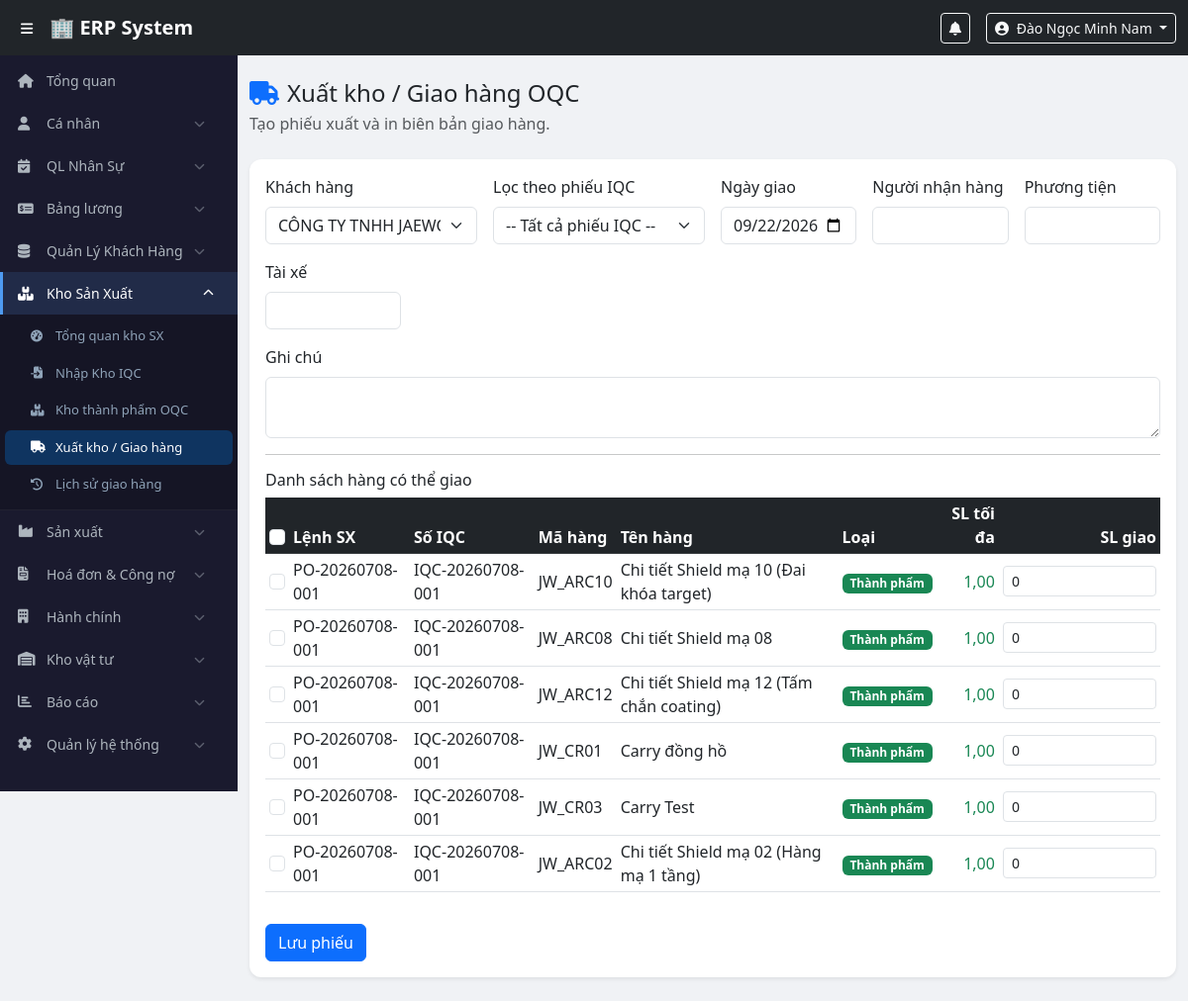
The app's page /modules/warehouse/oqc_delivery.php?customer_id=8 (signed in) with its own data.
### tables this page shows
CREATE TABLE `production_items` (
  `id` int(11) NOT NULL,
  `order_id` int(11) NOT NULL,
  `iqc_item_id` int(11) NOT NULL,
  `qty_total` decimal(12,2) NOT NULL,
  `qty_done` decimal(12,2) NOT NULL DEFAULT 0.00,
  `qty_error` decimal(12,2) NOT NULL DEFAULT 0.00,
  `stage` varchar(100) DEFAULT NULL,
  `status` enum('in_progress','done','error') NOT NULL DEFAULT 'in_progress',
  `note` text DEFAULT NULL,
  `updated_by` int(11) DEFAULT NULL,
  `updated_at` timestamp NOT NULL DEFAULT current_timestamp() ON UPDATE current_timestamp()
);

CREATE TABLE `production_orders` (
  `id` int(11) NOT NULL,
  `order_no` varchar(30) NOT NULL,
  `iqc_receipt_id` int(11) NOT NULL,
  `status` enum('pending','in_progress','done') NOT NULL DEFAULT 'pending',
  `expected_delivery_date` date DEFAULT NULL COMMENT 'Ngày giao hàng dự kiến',
  `qty_target` decimal(12,2) DEFAULT 0.00 COMMENT 'Sản lượng kế hoạch',
  `note` text DEFAULT NULL,
  `created_by` int(11) NOT NULL,
  `created_at` timestamp NOT NULL DEFAULT current_timestamp()
);

CREATE TABLE `iqc_receipts` (
  `id` int(11) NOT NULL,
  `receipt_no` varchar(30) NOT NULL,
  `customer_id` int(11) NOT NULL,
  `received_date` date NOT NULL,
  `received_by` int(11) NOT NULL,
  `note` text DEFAULT NULL,
  `status` enum('open','in_production','done') NOT NULL DEFAULT 'open',
  `created_by` int(11) NOT NULL,
  `created_at` timestamp NOT NULL DEFAULT current_timestamp()
);

### config/functions.php (called while the page is built, shortened)
<?php
function fetchAllSafe(PDO $pdo, string $sql, array $params = []): array {
    try {
        $stmt = $pdo->prepare($sql);
        $stmt->execute($params);
        return $stmt->fetchAll(PDO::FETCH_ASSOC) ?: [];
    } catch (Throwable $e) {
        return [];
    }
}
function e($value): string {
    return htmlspecialchars((string) ($value ?? ''), ENT_QUOTES | ENT_SUBSTITUTE, 'UTF-8');
}
?>

### modules/warehouse/oqc_delivery.php (the view, shortened to what this page needs)
<?php
require_once $_SERVER['DOCUMENT_ROOT'] . '/erp/config/database.php';
require_once $_SERVER['DOCUMENT_ROOT'] . '/erp/config/functions.php';
$pdo = getDBConnection();
$customerId = (int)($_GET['customer_id'] ?? 0);
$customers = fetchAllSafe($pdo, 'SELECT id, customer_name FROM customers WHERE is_active = 1 ORDER BY customer_name');
$items = [];
if ($customerId > 0) {
    $itemsWhere = "ir.customer_id = ? AND (pi.qty_done > 0 OR pi.qty_error > 0)";
    $itemsParams = [$customerId];
    $items = fetchAllSafe($pdo, "SELECT pi.id, po.order_no, ir.receipt_no AS iqc_receipt_no, pc.product_code, pc.description,
                               pi.qty_done, pi.qty_error,
                               COALESCE(SUM(CASE WHEN di.type = 'done' THEN di.qty_deliver ELSE 0 END), 0) AS delivered_done,
                               COALESCE(SUM(CASE WHEN di.type = 'error' THEN di.qty_deliver ELSE 0 END), 0) AS delivered_error
                               FROM production_items pi
                               JOIN production_orders po ON po.id = pi.order_id
                               JOIN iqc_receipt_items iri ON iri.id = pi.iqc_item_id
                               JOIN iqc_receipts ir ON ir.id = po.iqc_receipt_id
                               JOIN product_codes pc ON pc.id = iri.product_code_id
                               LEFT JOIN oqc_delivery_items di ON di.production_item_id = pi.id
                               WHERE $itemsWhere
                               GROUP BY pi.id
                               ORDER BY pi.id DESC", $itemsParams);
}
include $_SERVER['DOCUMENT_ROOT'] . '/erp/includes/header.php';
include $_SERVER['DOCUMENT_ROOT'] . '/erp/includes/sidebar.php';
?>
<div class="main-content"><div class="container-fluid py-4">
    <div class="d-flex justify-content-between align-items-center mb-4"><div><h4 class="mb-1"><i class="fas fa-truck me-2 text-primary"></i>Xuất kho / Giao hàng OQC</h4><p class="text-muted mb-0">Tạo phiếu xuất và in biên bản giao hàng.</p></div></div>
    <div class="card border-0 shadow-sm"><div class="card-body">
        <form id="formDelivery">
            <div class="row g-3">
                <div class="col-md-3"><label class="form-label">Khách hàng</label><select name="customer_id" id="customerId" class="form-select" required><option value="">-- Chọn --</option><?php foreach($customers as $c): ?><option value="<?= (int)$c['id'] ?>" <?= $customerId===(int)$c['id']?'selected':'' ?>><?= e($c['customer_name']) ?></option><?php endforeach; ?></select></div>
                <div class="col-md-3">
                    <label class="form-label">Lọc theo phiếu IQC</label>
                    <select name="iqc_receipt_id" id="iqcReceiptId" class="form-select" <?= $customerId === 0 ? 'disabled' : '' ?>>
                        <option value="0">-- Tất cả phiếu IQC --</option>
                    </select>
                </div>
                <div class="col-md-2"><label class="form-label">Ngày giao</label><input type="date" class="form-control" name="delivery_date" value="<?= e(date('Y-m-d')) ?>" required></div>
                <div class="col-md-2"><label class="form-label">Người nhận hàng</label><input type="text" class="form-control" name="sender_name"></div>
                <div class="col-md-2"><label class="form-label">Phương tiện</label><input type="text" class="form-control" name="vehicle_plate"></div>
                <div class="col-md-2"><label class="form-label">Tài xế</label><input type="text" class="form-control" name="driver_name"></div>
                <div class="col-12"><label class="form-label">Ghi chú</label><textarea class="form-control" rows="2" name="note"></textarea></div>
            </div>
            <hr>
            <h6>Danh sách hàng có thể giao</h6>
            <div class="table-responsive">
                <table class="table table-sm align-middle">
                    <thead class="table-dark"><tr><th><input type="checkbox" id="checkAll" class="form-check-input" title="Tích tất cả"></th><th>Lệnh SX</th><th>Số IQC</th><th>Mã hàng</th><th>Tên hàng</th><th>Loại</th><th class="text-end">SL tối đa</th><th class="text-end">SL giao</th></tr></thead>
                    <tbody>
                    <?php
                    $rowIdx = 0;
                    foreach($items as $it):
                        $availableDone = max((float)$it['qty_done'] - (float)$it['delivered_done'], 0);
                    ?>
                    <?php if ($availableDone > 0): ?>
                    <tr>
                        <td><input class="form-check-input pick-row" type="checkbox"></td>
                        <td><?= e($it['order_no']) ?></td>
                        <td><?= e($it['iqc_receipt_no']) ?></td>
                        <td><?= e($it['product_code']) ?></td>
                        <td><?= e($it['description']) ?></td>
                        <td><span class="badge bg-success">Thành phẩm</span></td>
                        <td class="text-end text-success"><?= e(number_format($availableDone,2,',','.')) ?></td>
                        <td class="text-end">
                            <input type="number" step="0.01" min="0" class="form-control form-control-sm row-qty" data-max="<?= e((string)$availableDone) ?>" name="items[<?= $rowIdx ?>][qty_deliver]" value="0">
                        </td>
                    </tr>
                    <?php $rowIdx++; endif; ?>
                    <?php endforeach; ?>
                    </tbody>
                </table>
            </div>
            <div class="d-flex gap-2 mt-3"><button class="btn btn-primary" type="submit">Lưu phiếu</button><a id="printLink" class="btn btn-outline-secondary d-none" target="_blank">In biên bản giao hàng</a></div>
        </form>
    </div></div>
</div></div>
<?php include $_SERVER['DOCUMENT_ROOT'] . '/erp/includes/footer.php'; ?>

### assets/css/style.css (style rules this page uses)
body { padding-top: 56px; background: #f0f2f5; font-family: 'Segoe UI', sans-serif; }
.main-content { margin-left: 240px; transition: margin-left 0.3s; min-height: calc(100vh - 56px); }
.card { border-radius: 12px !important; }

### records on screen
production_items: order.order_no "PO-20260708-001", iqc_receipts.receipt_no "IQC-20260708-001", product_code "JW_ARC10", description "Chi tiết Shield mạ 10 (Đai khóa target)", availableDone "1,00"
production_items: order.order_no "PO-20260708-001", iqc_receipts.receipt_no "IQC-20260708-001", product_code "JW_ARC08", description "Chi tiết Shield mạ 08", availableDone "1,00"
production_items: order.order_no "PO-20260708-001", iqc_receipts.receipt_no "IQC-20260708-001", product_code "JW_ARC12", description "Chi tiết Shield mạ 12 (Tấm chắn coating)", availableDone "1,00"
production_items: order.order_no "PO-20260708-001", iqc_receipts.receipt_no "IQC-20260708-001", product_code "JW_CR01", description "Carry đồng hồ", availableDone "1,00"
production_items: order.order_no "PO-20260708-001", iqc_receipts.receipt_no "IQC-20260708-001", product_code "JW_CR03", description "Carry Test", availableDone "1,00"
production_items: order.order_no "PO-20260708-001", iqc_receipts.receipt_no "IQC-20260708-001", product_code "JW_ARC02", description "Chi tiết Shield mạ 02 (Hàng mạ 1 tầng)", availableDone "1,00"

### other values on screen
$user['full_name'] "Đào Ngọc Minh Nam"
form field customer_id "CÔNG TY TNHH JAEWOO VINA"
